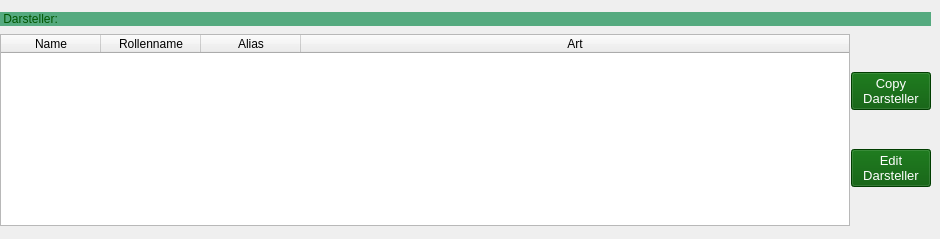
        <widget class="QWidget" name="actors">
         <attribute name="title">
          <string>Darsteller</string>
         </attribute>
         <widget class="QWidget" name="layoutWidget_3">
          <property name="geometry">
           <rect>
            <x>0</x>
            <y>10</y>
            <width>931</width>
            <height>220</height>
           </rect>
          </property>
          <layout class="QVBoxLayout" name="verticalLayout_8">
           <item>
            <layout class="QHBoxLayout" name="horizontalLayout_6">
             <property name="spacing">
              <number>0</number>
             </property>
             <property name="sizeConstraint">
              <enum>QLayout::SetFixedSize</enum>
             </property>
             <item>
              <widget class="QLabel" name="lbl_Darsteller">
               <property name="sizePolicy">
                <sizepolicy hsizetype="Preferred" vsizetype="Fixed">
                 <horstretch>0</horstretch>
                 <verstretch>0</verstretch>
                </sizepolicy>
               </property>
               <property name="styleSheet">
                <string notr="true">background-color: rgb(85, 170, 127);
color: rgb(0, 85, 0);</string>
               </property>
               <property name="text">
                <string> Darsteller:                 </string>
               </property>
              </widget>
             </item>
            </layout>
           </item>
           <item>
            <layout class="QHBoxLayout" name="horizontalLayout_4">
             <property name="spacing">
              <number>1</number>
             </property>
             <item>
              <widget class="QTableWidget" name="tblDarsteller">
               <property name="sizePolicy">
                <sizepolicy hsizetype="Expanding" vsizetype="Fixed">
                 <horstretch>0</horstretch>
                 <verstretch>0</verstretch>
                </sizepolicy>
               </property>
               <property name="styleSheet">
                <string notr="true">QHeaderView::section {background-color: qlineargradient(x1: 0, y1: 1, x2:1 , y2: 0,stop: 0  #81F79F, stop: 1 white);}
QTableWidget::item {background-color: rgb(255, 255, 255);}
color: rgb(0, 85, 0);</string>
               </property>
               <property name="columnCount">
                <number>4</number>
               </property>
               <attribute name="horizontalHeaderStretchLastSection">
                <bool>true</bool>
               </attribute>
               <attribute name="verticalHeaderVisible">
                <bool>false</bool>
               </attribute>
               <column>
                <property name="text">
                 <string>Name</string>
                </property>
               </column>
               <column>
                <property name="text">
                 <string>Rollenname</string>
                </property>
               </column>
               <column>
                <property name="text">
                 <string>Alias</string>
                </property>
               </column>
               <column>
                <property name="text">
                 <string>Art</string>
                </property>
               </column>
              </widget>
             </item>
             <item>
              <layout class="QVBoxLayout" name="verticalLayout_5">
               <item>
                <widget class="QPushButton" name="CopyBtn_InfoDarsteller">
                 <property name="font">
                  <font>
                   <pointsize>10</pointsize>
                  </font>
                 </property>
                 <property name="styleSheet">
                  <string notr="true">color: rgb(255, 255, 255);
background-color:rgb(0, 85, 0)</string>
                 </property>
                 <property name="text">
                  <string>Copy
Darsteller</string>
                 </property>
                </widget>
               </item>
               <item>
                <widget class="QPushButton" name="EditBtn_Darsteller">
                 <property name="font">
                  <font>
                   <pointsize>10</pointsize>
                  </font>
                 </property>
                 <property name="styleSheet">
                  <string notr="true">color: rgb(255, 255, 255);
background-color:rgb(0, 85, 0)</string>
                 </property>
                 <property name="text">
                  <string>Edit
Darsteller</string>
                 </property>
                </widget>
               </item>
              </layout>
             </item>
            </layout>
           </item>
          </layout>
         </widget>
        </widget>
